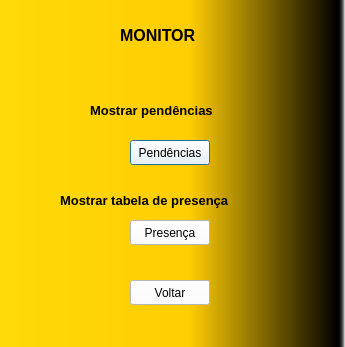
<?xml version="1.0" encoding="UTF-8"?>
<ui version="4.0">
 <class>Interfacemonitor</class>
 <widget class="QDialog" name="Interfacemonitor">
  <property name="geometry">
   <rect>
    <x>0</x>
    <y>0</y>
    <width>345</width>
    <height>347</height>
   </rect>
  </property>
  <property name="minimumSize">
   <size>
    <width>345</width>
    <height>347</height>
   </size>
  </property>
  <property name="maximumSize">
   <size>
    <width>345</width>
    <height>347</height>
   </size>
  </property>
  <property name="windowTitle">
   <string>Dialog</string>
  </property>
  <property name="styleSheet">
   <string notr="true">QDialog{
background-color: qlineargradient(spread:pad, x1:0, y1:0, x2:1, y2:0, stop:0 rgba(255, 218, 8, 255), stop:0.55 rgba(255, 205, 3, 255), stop:0.98 rgba(0, 0, 0, 255), stop:1 rgba(0, 0, 0, 0));
}
</string>
  </property>
  <widget class="QLabel" name="label_2">
   <property name="geometry">
    <rect>
     <x>90</x>
     <y>100</y>
     <width>171</width>
     <height>21</height>
    </rect>
   </property>
   <property name="font">
    <font>
     <pointsize>10</pointsize>
     <weight>75</weight>
     <bold>true</bold>
    </font>
   </property>
   <property name="styleSheet">
    <string notr="true">color:rgb(0, 0, 0)</string>
   </property>
   <property name="text">
    <string>Mostrar pendências</string>
   </property>
  </widget>
  <widget class="QLabel" name="label_3">
   <property name="geometry">
    <rect>
     <x>60</x>
     <y>190</y>
     <width>231</width>
     <height>21</height>
    </rect>
   </property>
   <property name="font">
    <font>
     <pointsize>10</pointsize>
     <weight>75</weight>
     <bold>true</bold>
    </font>
   </property>
   <property name="styleSheet">
    <string notr="true">color:rgb(0, 0, 0)</string>
   </property>
   <property name="text">
    <string>Mostrar tabela de presença</string>
   </property>
  </widget>
  <widget class="QLabel" name="label_4">
   <property name="geometry">
    <rect>
     <x>120</x>
     <y>20</y>
     <width>101</width>
     <height>31</height>
    </rect>
   </property>
   <property name="font">
    <font>
     <pointsize>12</pointsize>
     <weight>75</weight>
     <bold>true</bold>
    </font>
   </property>
   <property name="styleSheet">
    <string notr="true">color:rgb(0, 0, 0)</string>
   </property>
   <property name="text">
    <string>MONITOR</string>
   </property>
  </widget>
  <widget class="QPushButton" name="pendencias">
   <property name="geometry">
    <rect>
     <x>130</x>
     <y>140</y>
     <width>80</width>
     <height>25</height>
    </rect>
   </property>
   <property name="styleSheet">
    <string notr="true">color:rgb(0, 0, 0);
background-color: rgb(255, 255, 255);</string>
   </property>
   <property name="text">
    <string>Pendências</string>
   </property>
  </widget>
  <widget class="QPushButton" name="tabela">
   <property name="geometry">
    <rect>
     <x>130</x>
     <y>220</y>
     <width>80</width>
     <height>25</height>
    </rect>
   </property>
   <property name="styleSheet">
    <string notr="true">color:rgb(0, 0, 0);
background-color: rgb(255, 255, 255);</string>
   </property>
   <property name="text">
    <string>Presença</string>
   </property>
  </widget>
  <widget class="QPushButton" name="voltar">
   <property name="geometry">
    <rect>
     <x>130</x>
     <y>280</y>
     <width>80</width>
     <height>25</height>
    </rect>
   </property>
   <property name="styleSheet">
    <string notr="true">color:rgb(0, 0, 0);
background-color: rgb(255, 255, 255);</string>
   </property>
   <property name="text">
    <string>Voltar</string>
   </property>
  </widget>
 </widget>
 <resources/>
 <connections/>
</ui>
